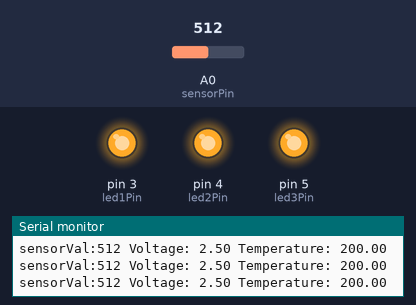
A sketch run on a simulated Arduino Uno, built with avr-gcc and run on an emulated ATmega328P. On the bench: output pins drawn as LEDs (lit = HIGH), the last lines printed to the serial monitor. The test bench sets the inputs (shaded band); at power-on: A0 (sensorPin) = 512.

Above: at 1.2 s.
1.3 s: A0 (sensorPin) set to 159
4.3 s: A0 (sensorPin) set to 145
At 4.9 s:
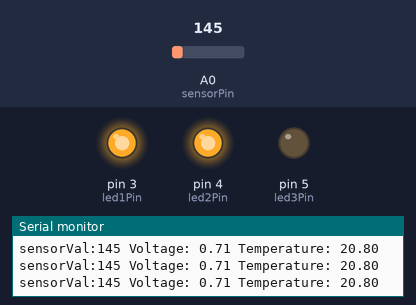
5.8 s: A0 (sensorPin) set to 122
At 7.2 s:
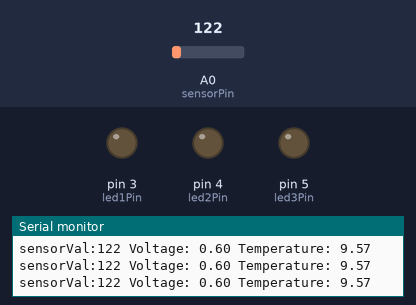
Timing chart, 0 to 8.8 s (numbered marks = the images above; inputs shaded):
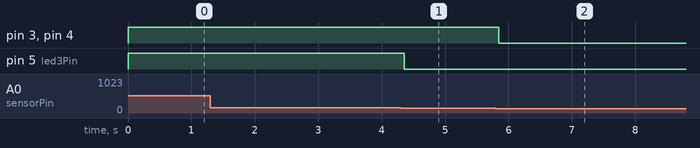

The sketch:

03_love-o-meter.ino
```cpp
const int sensorPin = A0;
const int led1Pin = 3;
const int led2Pin = 4;
const int led3Pin = 5;

const float baselineTemperature = 15;


void setup() {
  Serial.begin(9600);
  pinMode(sensorPin, INPUT);
  pinMode(led1Pin, OUTPUT);
  pinMode(led2Pin, OUTPUT);
  pinMode(led3Pin, OUTPUT);
}

void loop() {
  int sensorVal = analogRead(sensorPin);       // ADC reads value from 0-1023
  float voltage = (sensorVal / 1024.0) * 5.0;  // convert ADC analog read from 0-1023 to a voltage 0-5
  float temperature = (voltage - .5) * 100;    // convet volt to temperature:  every 10 millivots of change is equivalent to 1 degree celsuis.

  Serial.print("sensorVal:");
  Serial.print(sensorVal);
  Serial.print(" Voltage: ");
  Serial.print(voltage);
  Serial.print(" Temperature: ");
  Serial.print(temperature);
  Serial.println();

  if (temperature >= baselineTemperature && temperature < baselineTemperature + 3) {
    digitalWrite(led1Pin, HIGH);
    digitalWrite(led2Pin, LOW);
    digitalWrite(led3Pin, LOW);
  } else if (temperature >= baselineTemperature && temperature <= baselineTemperature + 6) {
    digitalWrite(led1Pin, HIGH);
    digitalWrite(led2Pin, HIGH);
    digitalWrite(led3Pin, LOW);
  } else if (temperature > baselineTemperature + 6) {
    digitalWrite(led1Pin, HIGH);
    digitalWrite(led2Pin, HIGH);
    digitalWrite(led3Pin, HIGH);
  } else {
    digitalWrite(led1Pin, LOW);
    digitalWrite(led2Pin, LOW);
    digitalWrite(led3Pin, LOW);
  }
  delay(1);
}
```

Measured:
- the behaviour switches between 146 and 145 on A0 (sensorPin) (found by bisection; images 0 and 1)
- after the input at 4.3 s, pin 5 (led3Pin): HIGH → LOW after 0.05 s
- after the input at 5.8 s, pin 3 (led1Pin), pin 4 (led2Pin): HIGH → LOW after 0.05 s
